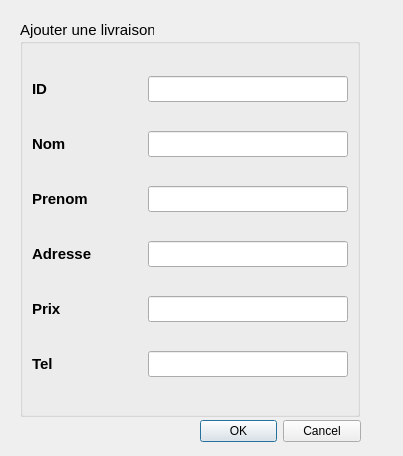
<?xml version="1.0" encoding="UTF-8"?>
<ui version="4.0">
 <class>ajouter</class>
 <widget class="QDialog" name="ajouter">
  <property name="geometry">
   <rect>
    <x>0</x>
    <y>0</y>
    <width>403</width>
    <height>456</height>
   </rect>
  </property>
  <property name="windowTitle">
   <string>Ajouter une livraison par son ID</string>
  </property>
  <widget class="QGroupBox" name="groupBox">
   <property name="geometry">
    <rect>
     <x>20</x>
     <y>20</y>
     <width>340</width>
     <height>397</height>
    </rect>
   </property>
   <property name="font">
    <font>
     <pointsize>11</pointsize>
    </font>
   </property>
   <property name="title">
    <string>Ajouter une livraison</string>
   </property>
   <layout class="QGridLayout" name="gridLayout">
    <item row="5" column="0">
     <widget class="QLabel" name="label_5">
      <property name="font">
       <font>
        <pointsize>11</pointsize>
        <weight>75</weight>
        <bold>true</bold>
       </font>
      </property>
      <property name="styleSheet">
       <string notr="true">background-color:none;</string>
      </property>
      <property name="text">
       <string>Tel</string>
      </property>
     </widget>
    </item>
    <item row="0" column="1">
     <spacer name="horizontalSpacer">
      <property name="orientation">
       <enum>Qt::Horizontal</enum>
      </property>
      <property name="sizeHint" stdset="0">
       <size>
        <width>40</width>
        <height>20</height>
       </size>
      </property>
     </spacer>
    </item>
    <item row="0" column="0">
     <widget class="QLabel" name="label">
      <property name="font">
       <font>
        <pointsize>11</pointsize>
        <weight>75</weight>
        <bold>true</bold>
       </font>
      </property>
      <property name="styleSheet">
       <string notr="true">background-color:none;</string>
      </property>
      <property name="text">
       <string>ID</string>
      </property>
     </widget>
    </item>
    <item row="5" column="2">
     <widget class="QLineEdit" name="lineEdit_tel"/>
    </item>
    <item row="2" column="0">
     <widget class="QLabel" name="label_3">
      <property name="font">
       <font>
        <pointsize>11</pointsize>
        <weight>75</weight>
        <bold>true</bold>
       </font>
      </property>
      <property name="styleSheet">
       <string notr="true">background-color:none;</string>
      </property>
      <property name="text">
       <string>Prenom</string>
      </property>
     </widget>
    </item>
    <item row="1" column="2">
     <widget class="QLineEdit" name="lineEdit_nom"/>
    </item>
    <item row="3" column="0">
     <widget class="QLabel" name="label_4">
      <property name="font">
       <font>
        <pointsize>11</pointsize>
        <weight>75</weight>
        <bold>true</bold>
       </font>
      </property>
      <property name="styleSheet">
       <string notr="true">background-color:none;</string>
      </property>
      <property name="text">
       <string>Adresse</string>
      </property>
     </widget>
    </item>
    <item row="3" column="2">
     <widget class="QLineEdit" name="lineEdit_adresse"/>
    </item>
    <item row="2" column="2">
     <widget class="QLineEdit" name="lineEdit_prenom"/>
    </item>
    <item row="0" column="2">
     <widget class="QLineEdit" name="lineEdit_cin">
      <property name="minimumSize">
       <size>
        <width>200</width>
        <height>0</height>
       </size>
      </property>
     </widget>
    </item>
    <item row="1" column="0">
     <widget class="QLabel" name="label_2">
      <property name="font">
       <font>
        <pointsize>11</pointsize>
        <weight>75</weight>
        <bold>true</bold>
       </font>
      </property>
      <property name="styleSheet">
       <string notr="true">background-color:none;</string>
      </property>
      <property name="text">
       <string>Nom</string>
      </property>
     </widget>
    </item>
    <item row="4" column="0">
     <widget class="QLabel" name="label_6">
      <property name="font">
       <font>
        <pointsize>11</pointsize>
        <weight>75</weight>
        <bold>true</bold>
       </font>
      </property>
      <property name="text">
       <string>Prix</string>
      </property>
     </widget>
    </item>
    <item row="4" column="2">
     <widget class="QLineEdit" name="lineEdit_prix"/>
    </item>
   </layout>
  </widget>
  <widget class="QDialogButtonBox" name="buttonBox">
   <property name="geometry">
    <rect>
     <x>200</x>
     <y>420</y>
     <width>161</width>
     <height>23</height>
    </rect>
   </property>
   <property name="orientation">
    <enum>Qt::Horizontal</enum>
   </property>
   <property name="standardButtons">
    <set>QDialogButtonBox::Cancel|QDialogButtonBox::Ok</set>
   </property>
  </widget>
 </widget>
 <resources/>
 <connections/>
</ui>
